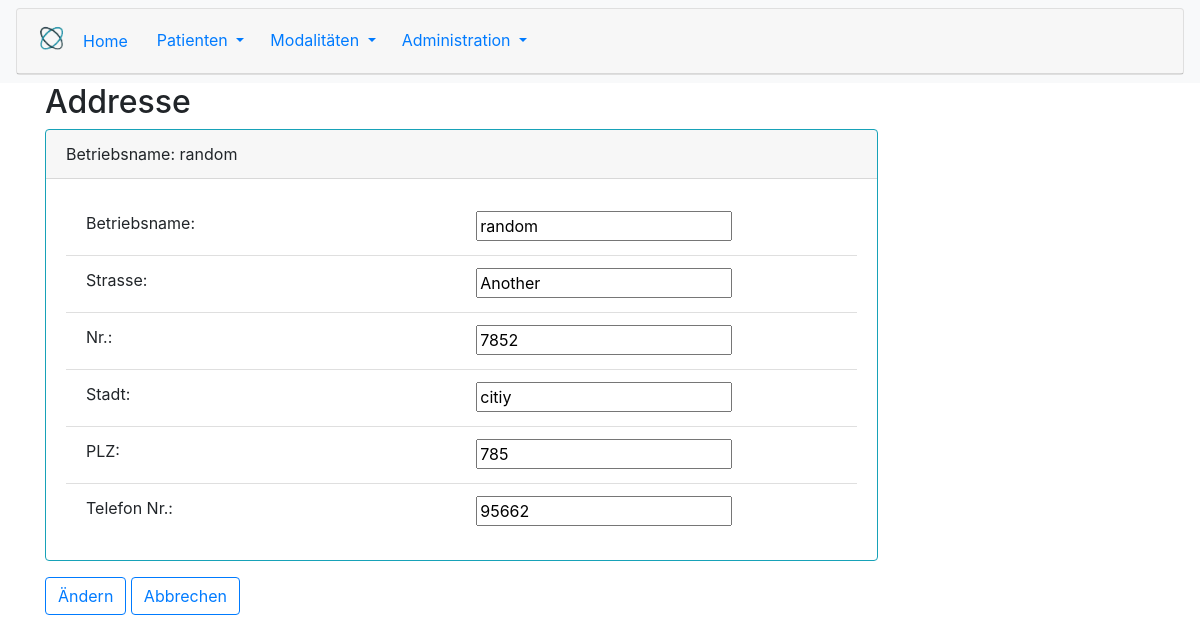
The page /administration/list/29/detail/ on the database as committed earlier.
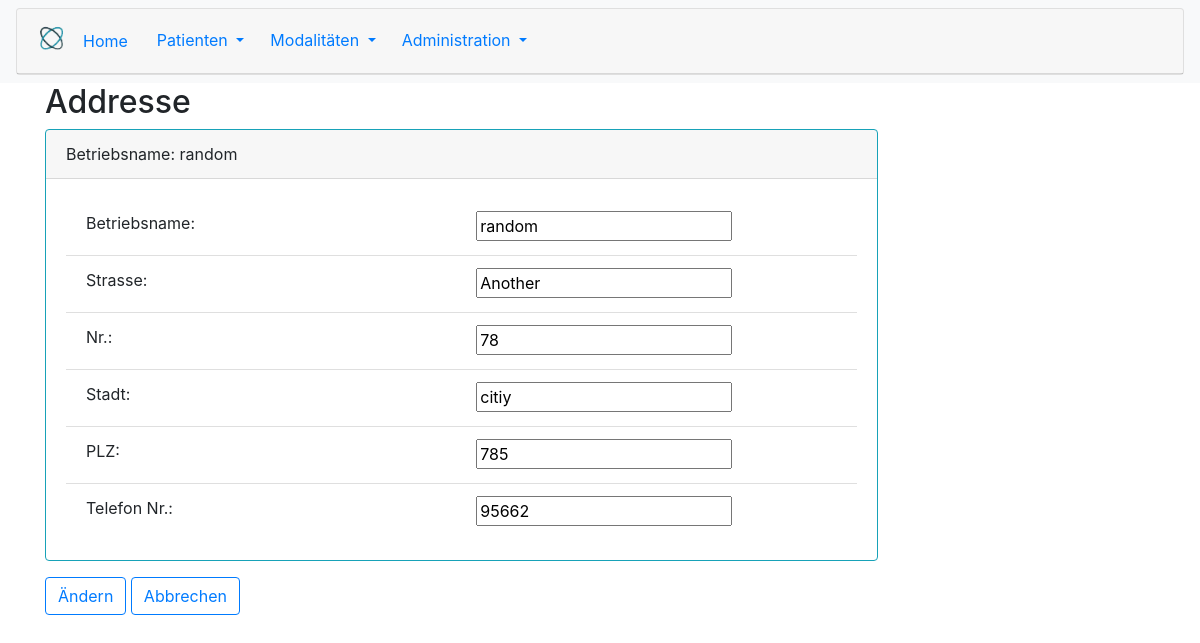
The same page on the database as committed later.
### administration/models.py (models this page shows, shortened)
class AdministrationInformation(models.Model):
    name = models.CharField(max_length=100)
    street = models.CharField(max_length=80)
    city = models.CharField(max_length=40)
    plz = models.CharField(max_length=4)
    number = models.IntegerField()
    telefon_number = models.CharField(max_length=10)

### administration/views.py (the view)
# urls.py: path('administration/list/<int:id>/detail/', location_detail_view, name ='locationDetail'),
def location_detail_view(request, id):
    obj = get_object_or_404(AdministrationInformation, id=id)
    form = AdministrationInformationForm(request.POST or None, instance=obj)
    print("REQUEST is " + str(dir(request)))
    if form.is_valid():
        print("FORM is valid")
        form.save()
        form = AdministrationInformationForm()
        return redirect('administration')
    context = {
        'object': obj
    }
    return render(request, 'administration/detail.html', context)

### templates/administration/detail.html (shortened to what this page needs)
{% extends 'base.html' %}
{% block content %}
<h2>Addresse</h2>
<form action='.' method='POST'>
    <div class="card border-info mb-3 w-75">
        <div class="card-header">
            Betriebsname: {{ object.name }}
          </div>
        <div class="card-body">
            <ul class="list-group list-group-flush">
                <li class="list-group-item">
                    <div class="row">
                        <div class="col">
                            <label>Betriebsname: </label>
                        </div>
                        <div class="col">
                            <input type="text" name="name" id="id_name" value='{{ object.name }}'>
                        </div>
                    </div>
                </li>
                <li class="list-group-item">
                    <div class="row">
                        <div class="col">
                            <label>Strasse: </label>
                        </div>
                        <div class="col">
                            <input type="text" name="street" id="id_street" value='{{ object.street }}'>
                        </div>
                    </div>
                </li>
                <li class="list-group-item">
                    <div class="row">
                        <div class="col">
                            <label>Nr.: </label>
                        </div>
                        <div class="col">
                            <input type="text" name="number" id="id_number" value='{{ object.number }}'>
                        </div>
                    </div>
                </li>
                <li class="list-group-item">
                    <div class="row">
                        <div class="col">
                            <label>Stadt: </label>
                        </div>
                        <div class="col">
                            <input type="text" name="city" id="id_city" value='{{ object.city }}'>
                        </div>
                    </div>
                </li>
                <li class="list-group-item">
                    <div class="row">
                        <div class="col">
                            <label>PLZ: </label>
                        </div>
                        <div class="col">
                            <input type="text" name="plz" id="id_plz" value='{{ object.plz }}'>
                        </div>
                    </div>
                </li>
                <li class="list-group-item">
                    <div class="row">
                        <div class="col">
                            <label>Telefon Nr.: </label>
                        </div>
                        <div class="col">
                            <input type="text" name="telefon_number" id="id_telefon_number" value='{{ object.telefon_number }}'>
                        </div>
                    </div>
                </li>
        </div>
    </div>
    <input type='submit' value='Ändern' class="btn btn-outline-primary"
    />
    <a href="{% url 'administration' %}"  class="btn btn-outline-primary">Abbrechen</a>
</form>
{% endblock %}

Rows that differ between the two databases and show on the page:
changed AdministrationInformation "random": number "7852" → "78"
